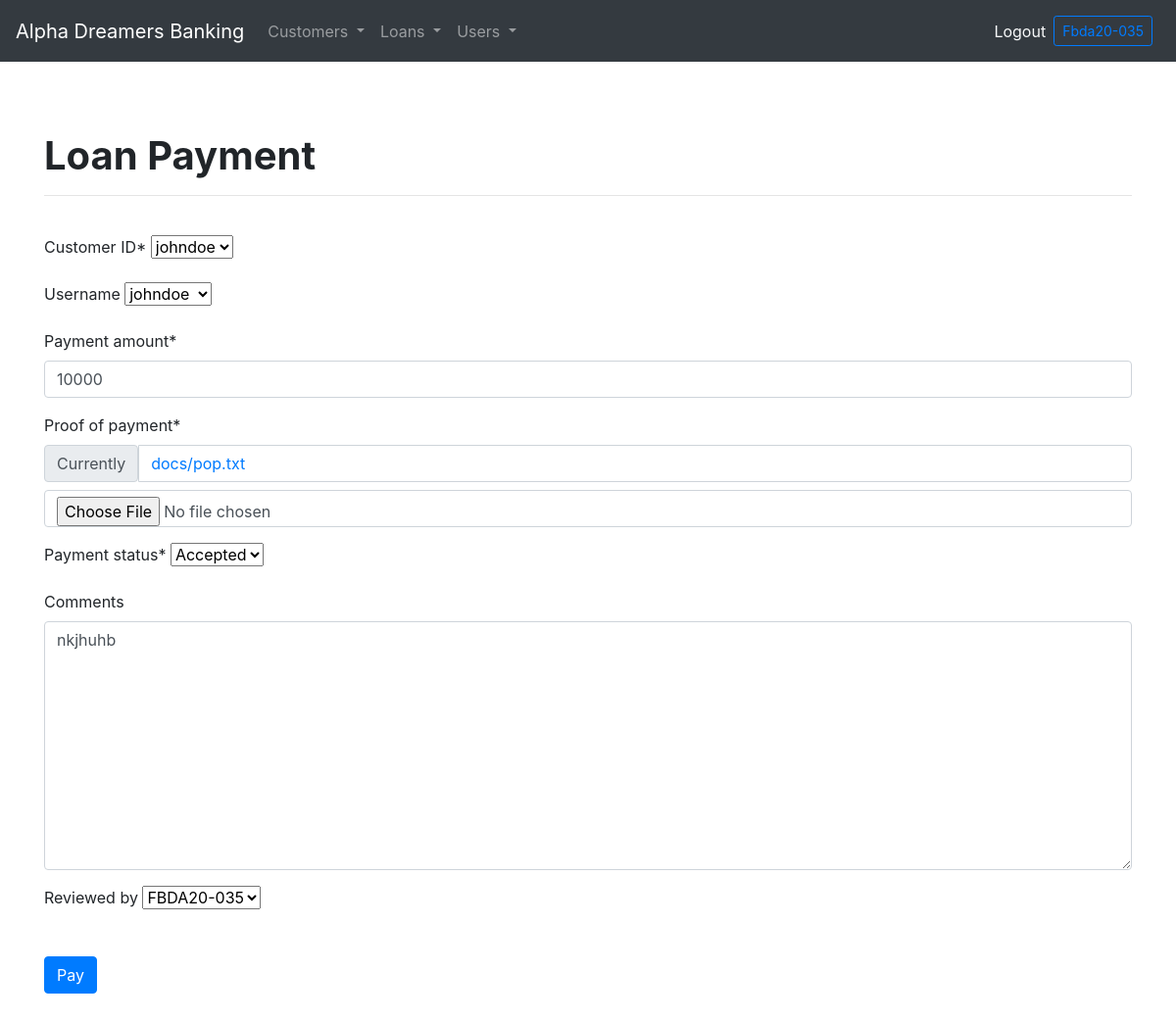
The app's page /edit-payment/9bed4cb5ba124554936cbb43609fe4fa/ (signed in) with its own data.
### login/models.py (models this page shows)
class customer(models.Model):
    account_status = (
        ('Active', 'Active'),
        ('Inactive', 'Inactive')
    )
    user = models.OneToOneField(User, unique=True, on_delete=models.CASCADE, limit_choices_to={'is_staff': False},
    related_name='customer', default="user=request.user.username")
    cust_id = models.UUIDField(default=uuid.uuid4, unique=True, primary_key=True, editable=False)
    first_name = models.CharField(max_length=250, null=False, blank=False)
    surname = models.CharField(max_length=250, null=False, blank=False)
    complete_address = models.CharField(max_length=250)
    contact_number = models.IntegerField(null=False, blank=False)
    email_address = models.EmailField(max_length=100, null=False, blank=False, default="")
    gender =  models.CharField(max_length=30, null=False, blank=False, default="")
    civil_status = models.CharField(max_length=250, null=False, blank=False)
    birthdate = models.DateField()
    age = models.IntegerField(null=False, blank=False)
    profile_pic = models.ImageField(upload_to='img', null=True, blank=True, default='img/default.jpg')
    account_status = models.CharField(max_length=100, choices=account_status, default="")
    def __str__(self):
        return self.user.username

### loans/models.py (models this page shows, shortened)
class loan_payment(models.Model):
    status = (
        ('Pending', 'Pending'),
        ('Accepted', 'Accepted'),
        ('Rejected', 'Rejected')
    )
    loan_payment_id = models.UUIDField(default=uuid.uuid4, unique=True, primary_key=True, editable=False)
    payment_reference_number = models.UUIDField(default=uuid.uuid4, unique=True, primary_key=False, editable=False)
    cust_id = models.ForeignKey(customer, on_delete=models.CASCADE, default="")
    user = models.ForeignKey(User, on_delete=models.CASCADE, limit_choices_to={'is_staff': False},
    related_name='customer_payment', null=True, blank=True, default="")
    date = models.DateField(auto_now_add=True)
    payment_amount = models.PositiveIntegerField(default=0)
    proof_of_payment = models.FileField(upload_to='docs')
    payment_status = models.CharField(max_length=200, choices=status, default="Pending")
    comments = models.TextField(null=True, blank=True)
    reviewed_by = models.ForeignKey(User, limit_choices_to={'is_staff': True}, on_delete=models.CASCADE,
    null=True, blank=True)

### officer/views.py (the view, shortened to what this page needs)
# urls.py: path('edit-payment/<str:pk>/', views.edit_payment, name='edit-payment'),
@staff_member_required(login_url='/admin-login')
def edit_payment(request, pk):
    pay = loan_payment.objects.get(loan_payment_id=pk)
    form = AdminUpdatePayment(instance=pay)
    return render(request, 'officer/payment_form.html', context={'form': form})

### officer/forms.py
class AdminUpdatePayment(forms.ModelForm):
    class Meta:
        model = loan_payment
        fields = '__all__'
        labels = {
            'cust_id': 'Customer ID',
            'user': 'Username',
        }

### officer/templates/officer/payment_form.html (shortened to what this page needs)
{% extends "main.html" %}
{% load static %}
{% block content %}
{% include 'officer/admin_nav.html' %}
{% load crispy_forms_tags %}
<head>
</head>
<div class="container py-5">
	<h1 class="font-weight-bold">Loan Payment</h1>
	<hr>
	<br>
	<form method="POST" enctype="multipart/form-data">
		{{ form|crispy }}
		<br>
		<button class="btn btn-primary" type="submit">Pay</button>
	</form>
	<br><br>
</div>
{% endblock %}

### officer/templates/officer/admin_nav.html (shortened to what this page needs)
 <nav class="navbar navbar-expand-sm navbar-dark bg-dark">
    <a class="navbar-brand" href="{% url 'officer:admin-page' %}">Alpha Dreamers Banking</a>
    <div class="collapse navbar-collapse" id="navbarText">
        <ul class="navbar-nav mr-auto">
            <li class="nav-item dropdown">
                <a class="nav-link dropdown-toggle" href="#" id="navbardrop" data-toggle="dropdown">
                    Customers
                </a>
            </li>
            <li class="nav-item dropdown">
                <a class="nav-link dropdown-toggle" href="#" id="navbardrop" data-toggle="dropdown">
                    Loans
                </a>
            </li>
            <li class="nav-item dropdown">
                <a class="nav-link dropdown-toggle" href="#" id="navbardrop" data-toggle="dropdown">
                    Users
                </a>
            </li>
        </ul>
        {% if user.is_authenticated %}
        <a class="text-light" href="{% url 'officer:logout' %}">Logout</a>
        <a class="btn btn-sm btn-outline-primary m-2"  href="{% url 'officer:admin-page' %}">{{user.username|title}}</a>
        {% else %}
        <a class="text-light" href="{% url 'officer:admin-login' %}">Login</a>
        <a class="btn btn-sm btn-primary m-2"  href="{% url 'login:customer-signup' %}">Register</a>
        {% endif %}
    </div>
    </nav>
    <br>

### records on screen
customer: cust_id "johndoe", user "johndoe"
loan_payment: payment_amount "10000", payment_status "Accepted", comments "nkjhuhb", reviewed_by "FBDA20-035"

### other values on screen
{{ user.username|title }} "Fbda20-035"
